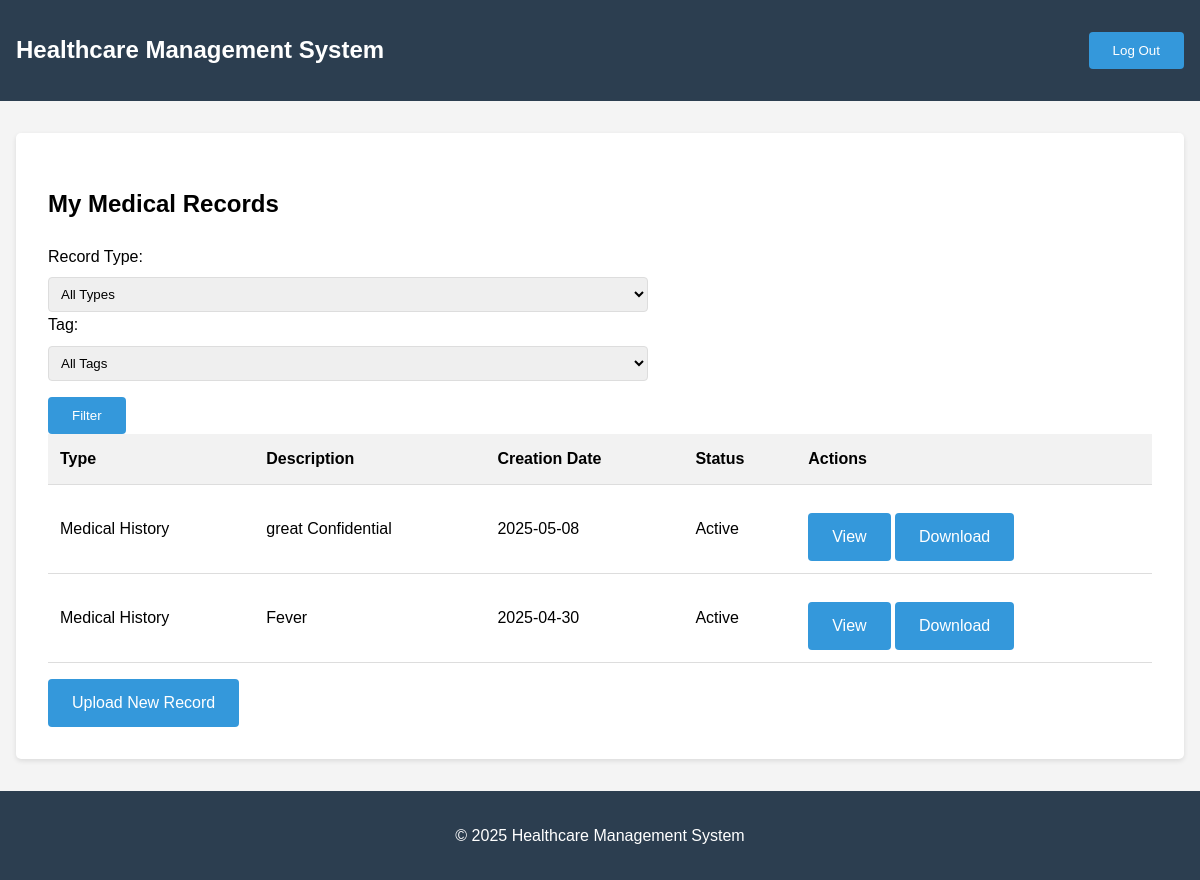
The app's page /ehr/list/ (signed in) with its own data.
### ehr/models.py (models this page shows, shortened)
class MedicalRecord(models.Model):
    RECORD_TYPES = [
        ('History', 'Medical History'),
        ('Lab', 'Laboratory Report'),
        ('Prescription', 'Prescription'),
        ('Note', 'Medical Notes'),
        ('Imaging', 'Imaging Results'),
        ('Surgery', 'Surgical Report'),
        ('Consultation', 'Consultation Notes'),
        ('Other', 'Other'),
    ]
    STATUS_CHOICES = [
        ('Active', 'Active'),
        ('Archived', 'Archived'),
        ('Pending', 'Pending Review'),
    ]
    patient = models.ForeignKey(Patient, on_delete=models.CASCADE)
    record_type = models.CharField(max_length=50, choices=RECORD_TYPES)
    creation_date = models.DateTimeField(auto_now_add=True)
    update_date = models.DateTimeField(auto_now=True)
    created_by = models.ForeignKey(User, on_delete=models.PROTECT, related_name='created_records')
    updated_by = models.ForeignKey(User, on_delete=models.PROTECT, related_name='updated_records', null=True,
                                   blank=True)
    content = models.TextField(blank=True)
    attachments = models.FileField(upload_to='ehr_attachments/')
    description = models.CharField(max_length=255)
    tags = models.ManyToManyField(MedicalRecordTag, blank=True)
    status = models.CharField(max_length=20, choices=STATUS_CHOICES, default='Active')
    is_confidential = models.BooleanField(default=False, help_text="Mark as confidential to restrict access")
    class Meta:
        ordering = ['-creation_date']

### ehr/views.py (the view)
# urls.py: path('list/', views.PatientEHRListView.as_view(), name='ehr_list'),
class PatientEHRListView(LoginRequiredMixin, ListView):
    model = MedicalRecord
    template_name = 'ehr/list.html'
    context_object_name = 'records'
    def get_queryset(self):
        queryset = MedicalRecord.objects.all()
        if self.request.user.role == 'PATIENT':
            queryset = queryset.filter(patient=self.request.user.patient)
        record_type = self.request.GET.get('record_type')
        if record_type:
            queryset = queryset.filter(record_type=record_type)
        tag_id = self.request.GET.get('tag')
        if tag_id:
            queryset = queryset.filter(tags__id=tag_id)
        return queryset.order_by('-creation_date')
    def get_context_data(self, **kwargs):
        context = super().get_context_data(**kwargs)
        context['record_types'] = MedicalRecord.RECORD_TYPES
        context['all_tags'] = MedicalRecordTag.objects.all()
        context['selected_type'] = self.request.GET.get('record_type', '')
        context['selected_tag'] = self.request.GET.get('tag', '')
        return context

### ehr/templates/ehr/list.html (shortened to what this page needs)
{% extends 'base.html' %}
{% block content %}
<div class="ehr-list-container">
    <h2>My Medical Records</h2>
    <div class="filters">
        <form method="get" class="filter-form">
            <div class="filter-group">
                <label for="record_type">Record Type:</label>
                <select name="record_type" id="record_type">
                    <option value="">All Types</option>
                </select>
            </div>
            <div class="filter-group">
                <label for="tag">Tag:</label>
                <select name="tag" id="tag">
                    <option value="">All Tags</option>
                </select>
            </div>
            <button type="submit" class="btn">Filter</button>
        </form>
    </div>
    {% if records %}
        <table class="records-table" style="width: 100%; border-collapse: collapse;">
            <thead>
                <tr style="background-color: #f2f2f2;">
                    <th style="padding: 12px; text-align: left; border-bottom: 1px solid #ddd;">Type</th>
                    <th style="padding: 12px; text-align: left; border-bottom: 1px solid #ddd;">Description</th>
                    <th style="padding: 12px; text-align: left; border-bottom: 1px solid #ddd;">Creation Date</th>
                    <th style="padding: 12px; text-align: left; border-bottom: 1px solid #ddd;">Status</th>
                    <th style="padding: 12px; text-align: left; border-bottom: 1px solid #ddd;">Actions</th>
                </tr>
            </thead>
            <tbody>
                {% for record in records %}
                <tr>
                    <td style="padding: 12px; text-align: left; border-bottom: 1px solid #ddd;">{{ record.get_record_type_display }}</td>
                    <td style="padding: 12px; text-align: left; border-bottom: 1px solid #ddd;">
                        {{ record.description }}
                        {% if record.is_confidential %}
                            <span class="confidential-tag">Confidential</span>
                        {% endif %}
                    </td>
                    <td style="padding: 12px; text-align: left; border-bottom: 1px solid #ddd;">{{ record.creation_date|date:"Y-m-d" }}</td>
                    <td style="padding: 12px; text-align: left; border-bottom: 1px solid #ddd;">{{ record.status }}</td>
                    <td style="padding: 12px; text-align: left; border-bottom: 1px solid #ddd;">
                        <a href="{% url 'ehr_detail' record.id %}" class="btn btn-sm">View</a>
                        <a href="{{ record.attachments.url }}" target="_blank" class="btn btn-sm">Download</a>
                    </td>
                </tr>
                {% endfor %}
            </tbody>
        </table>
    {% else %}
        <p>You haven't uploaded any medical records yet.</p>
    {% endif %}
    <a href="{% url 'ehr_upload' %}" class="btn">Upload New Record</a>
</div>
{% endblock %}

### templates/base.html (shortened to what this page needs)
<!DOCTYPE html>
<html>
<head>
</head>
<body>
    <header>
        <nav>
            <div class="logo">Healthcare Management System</div>
            <ul>
                {% if user.is_authenticated %}
                    <li>
                        <form method="post" action="{% url 'logout' %}" style="display: inline;">
                            <button type="submit">Log Out</button>
                        </form>
                    </li>
                {% else %}
                    <li><a href="{% url 'login' %}">Login</a></li>
                    <li><a href="{% url 'signup' %}">Register</a></li>
                {% endif %}
            </ul>
        </nav>
    </header>
    <main>
        <div class="container">
            {% block content %}{% endblock %}
        </div>
    </main>
    <footer>
        <p>&copy; 2025 Healthcare Management System</p>
    </footer>
</body>
</html>

### templates/base.html (style rules this page uses)
body { font-family: Arial, sans-serif; line-height: 1.6; margin: 0; padding: 0; background-color: #f4f4f4; }
header { background-color: #2c3e50; color: white; padding: 1rem; }
nav { display: flex; justify-content: space-between; align-items: center; }
.logo { font-size: 1.5rem; font-weight: bold; }
nav ul { display: flex; list-style: none; }
nav ul li { margin-left: 1rem; }
main { max-width: 1200px; margin: 2rem auto; padding: 0 1rem; }
.container { background-color: white; padding: 2rem; border-radius: 5px; box-shadow: 0 2px 5px rgba(0,0,0,0.1); }
form { max-width: 600px; }
form label { display: block; margin-bottom: 0.5rem; }
form input[type="text"], form input[type="email"], form input[type="password"], form input[type="date"], form textarea, form select { width: 100%; padding: 0.5rem; border: 1px solid #ddd; border-radius: 4px; }
form button { background-color: #3498db; color: white; border: none; padding: 0.7rem 1.5rem; border-radius: 4px; cursor: pointer; }
.btn { display: inline-block; background-color: #3498db; color: white; text-decoration: none; padding: 0.7rem 1.5rem; border-radius: 4px; margin-top: 1rem; }
footer { background-color: #2c3e50; color: white; text-align: center; padding: 1rem; margin-top: 2rem; }

### records on screen
MedicalRecord: record_type "Medical History", description "great", is_confidential "Confidential", creation_date "2025-05-08", status "Active"
MedicalRecord: record_type "Medical History", description "Fever", creation_date "2025-04-30", status "Active"
